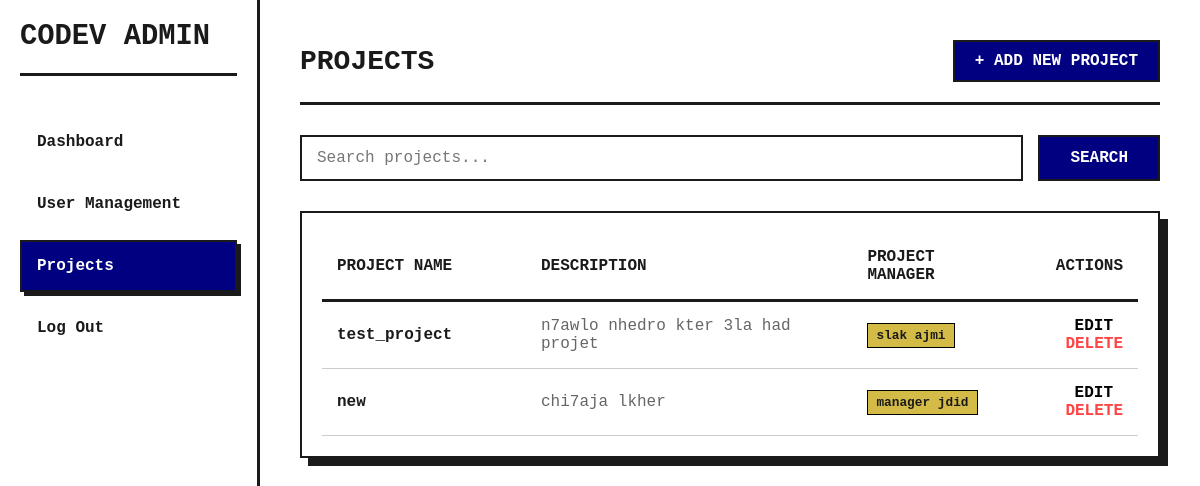
The page /admin_dash.php?page=projects (signed in) on the database its author committed.
### tables this page shows
CREATE TABLE Projects (
    project_id INTEGER PRIMARY KEY AUTOINCREMENT,
    name TEXT NOT NULL,
    description TEXT,
    pm_id INTEGER NOT NULL,
    FOREIGN KEY (pm_id) REFERENCES Users(user_id) ON DELETE RESTRICT
);

CREATE TABLE Users (
    user_id INTEGER PRIMARY KEY AUTOINCREMENT,
    first_name TEXT NOT NULL,
    last_name TEXT NOT NULL,
    username TEXT NOT NULL UNIQUE,
    email TEXT NOT NULL UNIQUE,
    password_hash TEXT NOT NULL,
    role TEXT CHECK(role IN ('Admin', 'Project Manager', 'Developer')) NOT NULL
);

### Includes/functions.php (called while the page is built, shortened)
<?php
    function get_db_connection(){
        $pdo = new PDO('sqlite:codev.db');
        return $pdo;
    }
function get_projects($search = null) {
    $pdo = get_db_connection();
    $sql = "SELECT p.*, u.first_name as pm_first, u.last_name as pm_last
            FROM projects p
            LEFT JOIN users u ON p.pm_id = u.user_id";
    $stmt = $pdo->prepare($sql);
    $stmt->execute();
    return $stmt->fetchAll();
}
?>

### admin_tabs/projects.php (the view, shortened to what this page needs)
<?php
    require_once "Includes/functions.php";
    $search = isset($_GET['search']) ? $_GET['search'] : null;
    $projects = get_projects($search);
?>
<div class="page-header" style="display: flex; justify-content: space-between; align-items: center; margin-bottom: 30px; border-bottom: 3px solid var(--primary); padding-bottom: 20px;">
    <h1 style="margin: 0; text-align: left;">PROJECTS</h1>
    <div style="display: flex; gap: 10px;">
        <a href="?page=projects&action=add_project" class="btn" style="width: auto; padding: 10px 20px; margin: 0;">
            + ADD NEW PROJECT
        </a>
    </div>
</div>
<div class="toolbar" style="margin-bottom: 30px;">
    <form method="GET" action="admin_dash.php" style="display: flex; gap: 15px;">
        <div style="flex-grow: 1;">
            <input type="text"
                   name="search"
                   placeholder="Search projects..."
                   value="<?= htmlspecialchars($search) ?>"
                   style="margin: 0;">
        </div>
        <button type="submit" style="width: auto; margin: 0; padding: 0 30px;">
            SEARCH
        </button>
    </form>
</div>
<div class="table-container">
    <table>
        <thead>
            <tr>
                <th style="width: 25%;">Project Name</th>
                <th style="width: 40%;">Description</th>
                <th style="width: 20%;">Project Manager</th>
                <th style="width: 15%; text-align: right;">Actions</th>
            </tr>
        </thead>
        <tbody>
            <?php foreach ($projects as $proj): ?>
            <tr>
                <td><strong><?= htmlspecialchars($proj['name']) ?></strong></td>
                <td style="color: #666;"><?= htmlspecialchars(substr($proj['description'], 0, 50)) . (strlen($proj['description']) > 50 ? '...' : '') ?></td>
                <td>
                    <?php if($proj['pm_first']): ?>
                        <span class="badge badge-pm" style="padding: 4px 8px; border: 1px solid #000; font-size: 0.8rem; font-weight: bold;">
                            <?= htmlspecialchars($proj['pm_first'] . ' ' . $proj['pm_last']) ?>
                        </span>
                    <?php else: ?>
                        <span style="color: #999; font-style: italic;">Unassigned</span>
                    <?php endif; ?>
                </td>
                <td style="text-align: right;">
                    <a href="?page=projects&action=edit_project&id=<?= $proj['project_id'] ?>"
                       style="text-decoration: none; color: #000; font-weight: bold; margin-right: 10px;">
                       EDIT
                    </a>
                    <a href="?page=delete_project&id=<?= $proj['project_id'] ?>"
                       style="text-decoration: none; color: #ff4444; font-weight: bold;"
                       onclick="return confirm('Are you sure you want to delete this project?');">
                       DELETE
                    </a>
                </td>
            </tr>
            <?php endforeach; ?>
        </tbody>
    </table>
</div>

### style.css (style rules this page uses)
* { margin: 0; padding: 0; box-sizing: border-box; font-family: 'Courier New', monospace; }
body { background-color: var(--secondary); color: var(--primary); min-height: 100vh; }
h1 { color: var(--primary); margin-bottom: 30px; font-size: 28px; font-weight: 700; text-align: center; }
input { width: 100%; padding: 12px 15px; border: 2px solid var(--primary); background-color: var(--secondary); font-size: 16px; outline: none; transition: all 0.3s; }
button, .btn { display: inline-block; width: 100%; padding: 12px; background-color: var(--accent); color: var(--secondary); border: 2px solid var(--primary); font-size: 16px; font-weight: bold; cursor: pointer; text-align: center; text-decoration: none; transition: all 0.2s; }
.table-container { border: 2px solid var(--primary); box-shadow: var(--shadow); background: var(--secondary); padding: 20px; overflow-x: auto; }
table { width: 100%; border-collapse: collapse; }
th { text-align: left; border-bottom: 3px solid var(--primary); padding: 15px; text-transform: uppercase; }
td { padding: 15px; border-bottom: 1px solid #ccc; }
.badge { padding: 5px 10px; font-size: 0.8rem; font-weight: bold; border: 1px solid var(--primary); }
.badge-pm { background-color: var(--complementary); }

### rows shown on the page
projects: name "test_project", description "n7awlo nhedro kter 3la had projet", pm.last_name "slak ajmi"
projects: name "new", description "chi7aja lkher", pm.last_name "manager jdid"
